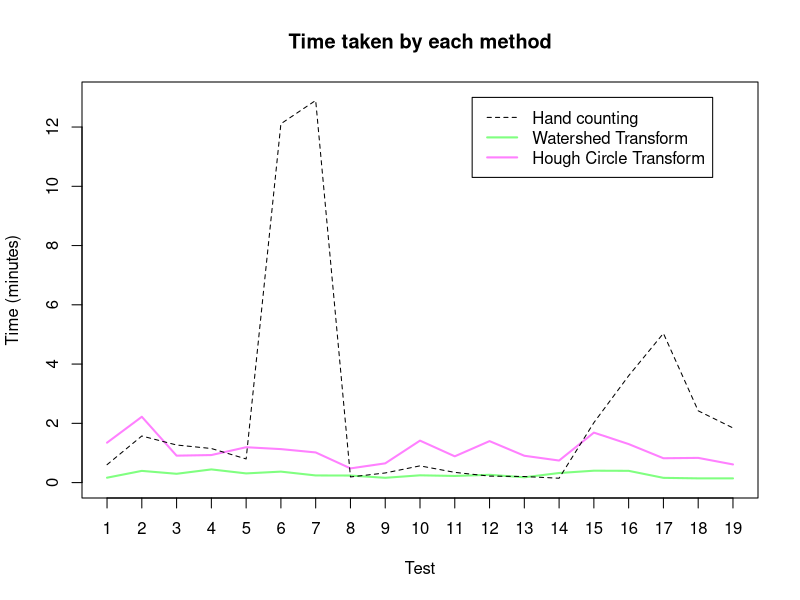
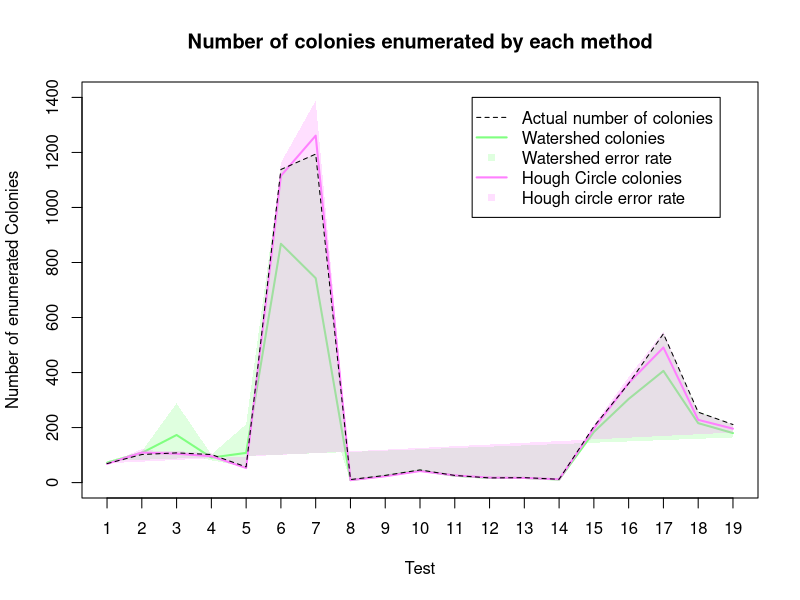

Here is the R script that generated these plots, in order:
# Load data from .csv files
hand <- read.csv("data_HQ_LQ_hand.csv", header = T)
HQHough <- read.csv("data_HQ_hough.csv", header = T)
HQwater <- read.csv("data_HQ_water.csv", header = T)

# X range to use for plotting
x <- seq(1:19)

# The mean overall accuracy of each method
mean(HQHough$Colonies) / mean(hand$Colonies)
mean(HQwater$Colonies) / mean(hand$Colonies)


# Plot the time taken (in minutes) by each method
# 1. Open png file
png("images/time_taken.png", width = 1000, height = 562.5)

# 2. Create the plot
plot(x, HQwater$Time/60, xaxt="n", type = "l", lwd = 2, col = rgb(0.5, 1, 0.5, 1), ylim = c(0,13), main = "Time taken by each method", xlab = "Test", ylab = "Time (minutes)")
axis(1, at = x)
lines(x, HQHough$Time/60, lwd = 2, col = rgb(1, 0.5, 1, 1))
lines(x, hand$Time/60, lwd = 1, lty = 2, col = rgb(0, 0, 0, 1))
legend(x = 11.5, y = 13, col = c(rgb(0, 0, 0, 1), rgb(0.5, 1, 0.5, 1), rgb(1, 0.5, 1, 1)), lwd = c(1, 2, 2), lty = c(2, 1, 1), legend = c("Hand counting", "Watershed Transform", "Hough Circle Transform"))

# 3. Close the file
dev.off()


# Plot the error ranges and total number of colonies found by each method
# 1. Open png file
png("images/error_rates.png", width = 1000, height = 562.5)

# 2. Create the plot
plot(x, HQwater$Colonies, xaxt="n", type = "l", lwd = 2, xlim = c(1,19), ylim = c(0, 1400), col = rgb(0.5, 1, 0.5, 1), main = "Number of colonies enumerated by each method", xlab = "Test", ylab = "Number of enumerated Colonies")
axis(1, at = x)
# plot water error rate
upperBoundry = HQwater$Colonies + (abs(hand$Colonies - HQwater$Colonies) + HQwater$FalsePos)
lowerBoundry = HQwater$Colonies - (abs(hand$Colonies - HQwater$Colonies) - HQwater$FalseNeg)
polygon(c(x, x, min(x), min(x), max(x), max(x)), c(upperBoundry, lowerBoundry, upperBoundry[1], lowerBoundry[1], upperBoundry[19], lowerBoundry[19]), col = rgb(0.5, 1, 0.5, 0.25), border = NA)

# plot hough error rate
upperBoundry = HQHough$Colonies + (abs(hand$Colonies - HQHough$Colonies) + HQHough$FalsePos)
lowerBoundry = HQHough$Colonies - (abs(hand$Colonies - HQHough$Colonies) - HQHough$FalseNeg)
polygon(c(x, x, min(x), min(x), max(x), max(x)), c(upperBoundry, lowerBoundry, upperBoundry[1], lowerBoundry[1], upperBoundry[19], lowerBoundry[19]), col = rgb(1, 0.5, 1, 0.25), border = NA)
lines(x, HQHough$Colonies, lwd = 2, col = rgb(1, 0.5, 1, 1))

lines(x, hand$Colonies, lwd = 1, lty = 2, col = rgb(0, 0, 0, 1))

legend(x = 11.5, y = 1400, col = c(rgb(0, 0, 0, 1), rgb(0.5, 1, 0.5, 1), rgb(0.5, 1, 0.5, 0.25), rgb(1, 0.5, 1, 1), rgb(1, 0.5, 1, 0.25)), lwd = c(1, 2, NA, 2, NA), lty = c(2, 1, NA, 1, NA), pch = c(NA, NA, 15, NA, 15), legend = c("Actual number of colonies", "Watershed colonies", "Watershed error rate", "Hough Circle colonies", "Hough circle error rate"))

# 3. Close the file
dev.off()
